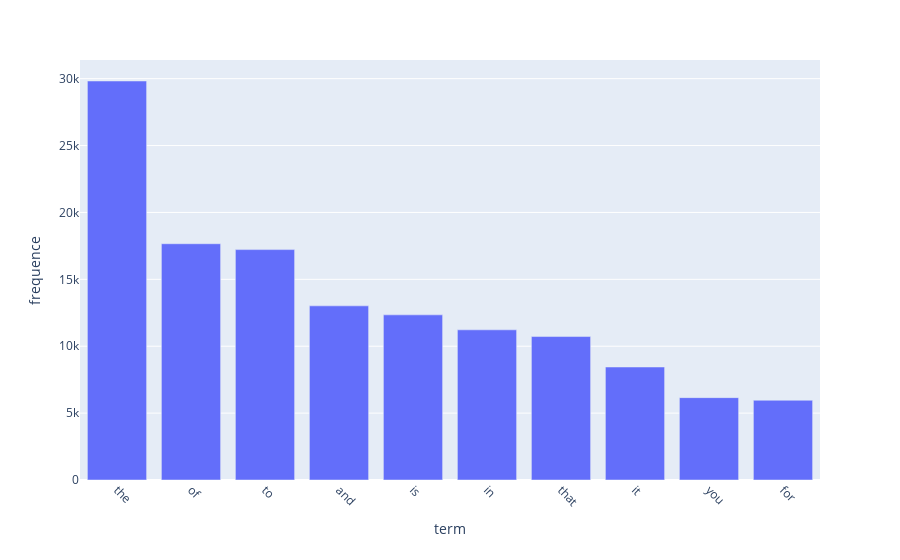

Notebook source saved alongside this figure:
### Markdown cell above
### >>> **Exercise 13 (take home):** 
The chart above only contains 300 vocabulary in the documents, and it's already computationally intensive to both compute and visualize. Can you efficiently reduce the number of terms you want to visualize as an exercise.

### Code cell
# Answer here
# 和 Exercise 11 一樣 我只取前十個頻率高的詞

term_frequencies = np.asarray(X_counts.sum(axis=0))[0]
top_idx=np.argsort(-term_frequencies )[:10]

df=pd.DataFrame({"term":count_vect.get_feature_names_out()[top_idx],
                  "frequence":term_frequencies[top_idx]})
g=px.bar(df,x="term",y="frequence")
g.update_traces(textposition="outside")
g.update_layout(xaxis_tickangle=45)
g.show()

### Figure 1 — Plotly figure (JSON) as saved in the notebook; plotly's stock layout.template omitted (floating-point values rounded to 4 significant figures)
{"data": [{"hovertemplate": "term=%{x}<br>frequence=%{y}<extra></extra>", "legendgroup": "", "marker": {"color": "#636efa", "pattern": {"shape": ""}}, "name": "", "orientation": "v", "showlegend": false, "textposition": "outside", "type": "bar", "x": ["the", "of", "to", "and", "is", "in", "that", "it", "you", "for"], "xaxis": "x", "y": [29825, 17660, 17222, 13017, 12343, 11226, 10723, 8447, 6157, 5962], "yaxis": "y"}], "layout": {"barmode": "relative", "legend": {"tracegroupgap": 0}, "margin": {"t": 60}, "xaxis": {"anchor": "y", "domain": [0, 1], "tickangle": 45, "title": {"text": "term"}}, "yaxis": {"anchor": "x", "domain": [0, 1], "title": {"text": "frequence"}}}}
